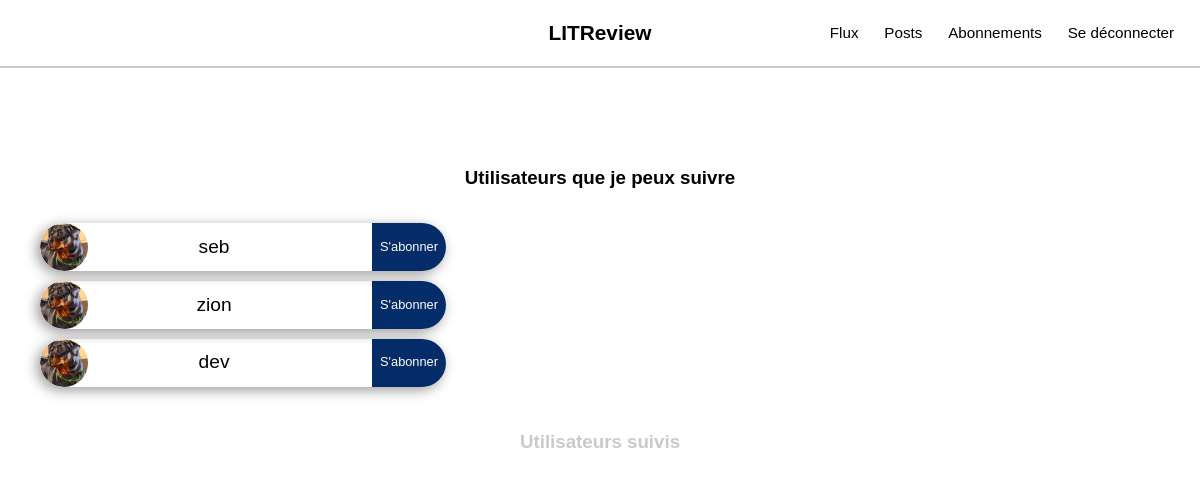
The page /follow/ (signed in) on the database its author committed.
### authentication/models.py (models this page shows)
class User(AbstractUser):
    image_profil = models.ImageField(verbose_name='Image profil', upload_to='images/profils/', null=True, blank=True, help_text="Max: 2mo")

### followers/views.py (the view, shortened to what this page needs)
# urls.py: path('follow/', FollowersView.as_view(), name="followers_list"),
class FollowersView(View):
    def get(self, request):
        if not request.user.is_anonymous:
            followed_users = UserFollows.objects.filter(user=request.user)
            excluded_ids = [u.followed_user.id for u in followed_users]
            excluded_ids.append(request.user.id)
            i_follow_users_ids = [u.followed_user.id for u in followed_users]
            i_follow_users = []
            if len(i_follow_users_ids):
                i_follow_users = User.objects.filter(id__in=i_follow_users_ids)
            followable_users = User.objects.exclude(id__in=excluded_ids)
            return render(request, 'followers/list_view.html', {
                'followable_users': followable_users,
                'i_follow_users': i_follow_users
                })

### followers/templates/followers/list_view.html (shortened to what this page needs)
{% extends 'core/base.html'%}
{% load static %}
{% block content %}
<div id="users">
    <div class="follow-user container">
        {% if followable_users|length > 0 %}
        <h3 class="text-black">Utilisateurs que je peux suivre</h3>
        <ul>
            {% for followable_user in followable_users %}
            <li class="single-form">
                <form action="{% url 'following' followable_user.id %}" method='POST'>
                    {% if followable_user.image_profil %}
                    <img class="circle-img" src="{% url 'media' followable_user.image_profil %}" alt="">
                    {% else %}
                    <img class="circle-img" src="https://via.placeholder.com/300/CACACA/000000/?text={{ followable_user.username|make_list|first|upper }}" alt="">
                    {% endif %}
                    <p>{{ followable_user.username }}</p>
                    <input class="btn-primary" type="submit" value="S'abonner" />
                </form>
            </li>
            {% endfor %}
        </ul>
        {% else %}
        <h3 class="text-grey">Utilisateurs que je peux suivre</h3>
    </div>
    {% endif %}
    <div class="follow-user container">
        {% if i_follow_users|length > 0 %}
        <h3 class="text-black">Utilisateurs suivis</h3>
        <ul>
            {% for i_f_user in i_follow_users %}
            <li class="single-form">
                <form action="{% url 'following' i_f_user.id %}" method='POST'>
                    {% csrf_token %}
                    <input type="hidden" name="form" value="unfollow">
                    {% if i_f_user.image_profil %}
                    <img class="circle-img" src="{% url 'media' i_f_user.image_profil %}" alt="">
                    {% else %}
                    <img class="circle-img" src="https://via.placeholder.com/300/CACACA/000000/?text={{ i_f_user.username|make_list|first|upper }}" alt="">
                    {% endif %}
                    <p>{{ i_f_user.username }}</p>
                    <input class="btn-grey" type="submit" value="Désabonner" />
                </form>
            </li>
            {% endfor %}
        </ul>
        {% else %}
        <h3 class="text-grey">Utilisateurs suivis</h3>
    </div>
    {% endif %}
</div>
{% endblock %}

### core/static/core/css/style.css (style rules this page uses)
body { position: relative; width: 100%; box-sizing: content-box; font-family: 'Lucida Sans', 'Lucida Sans Regular', 'Lucida Grande', 'Lucida Sans Unicode', Geneva, Verdana, sans-serif; }
.text-grey { color: #cacaca; }
.signup, .spliter .login, .single-form { width: 40%; }
form, form p, .signup, .single-form, .container { display: flex; flex-flow: column nowrap; }
.container .signup, .container .single-form, .logout { align-self: center; }
form input[type="submit"], a.btn-ticket, a.btn-manage { align-self: flex-end; }
.btn-primary { background-color: rgb(4, 44, 104); border: 1px solid rgb(4, 44, 104); color: white; }
.follow-user h3 { text-align: center; }
.follow-user form { justify-content: space-between; align-items: center; flex-flow: row nowrap; border-radius: 2rem; margin-bottom: 0.6rem; overflow: hidden; box-sizing: content-box; box-shadow: -0.2rem 0.2rem 0.8rem rgba(0, 0, 0, 0.4); height: 3rem; }
.follow-user form p { display: block; max-width: 50%; margin: 0; margin-right: 2rem; font-size: 1.2rem; }
.follow-user form img.circle-img { width: 3rem; height: 3rem; object-fit: contain; border-radius: 50%; }
.follow-user form input { height: 3rem; border: none; padding: 1rem 0.5rem; font-size: 0.8rem; }
@media all and (min-width: 1024px) { .signup, .spliter .login, .single-form { width: 35%; } }

### rows shown on the page
User: image_profil (picture), username "seb"
User: image_profil (picture), username "zion"
User: image_profil (picture), username "dev"
